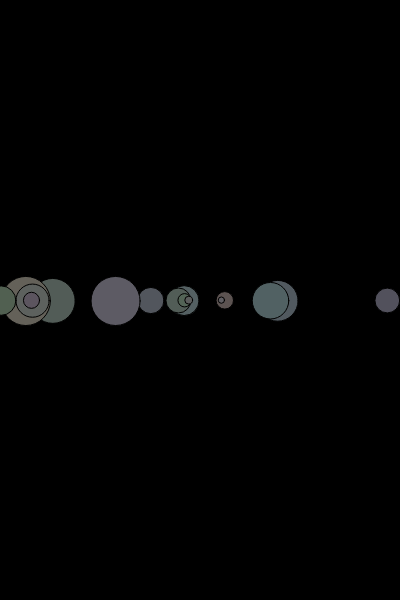
Frame 1 (no input)
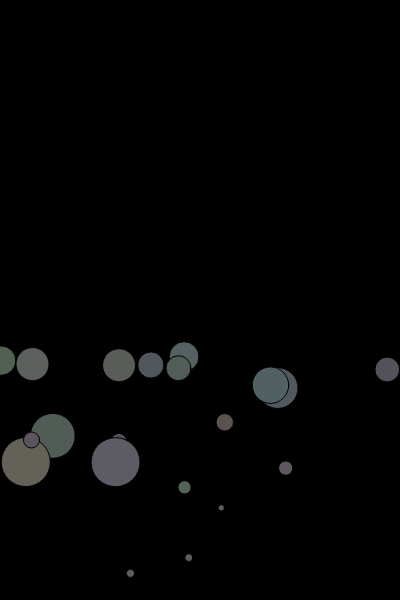
Frame 60 (no input)
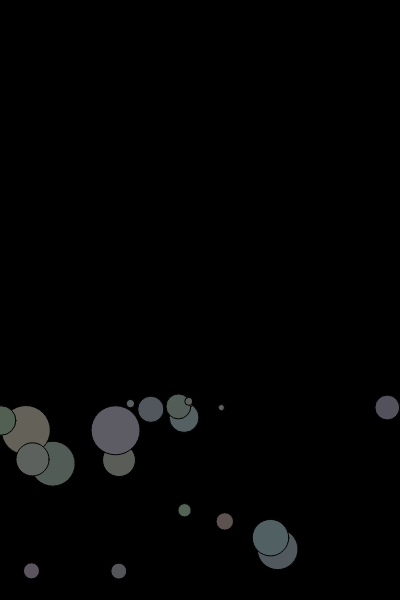
Frame 120 (the mouse pressed at the canvas centre since frame 60)

The p5.js sketch that drew these frames (run headless with seeded random() and noise() and a simulated clock; from frame 60 on, the mouse is pressed at the canvas centre):

// p5.js sketch
// ── sketch.js
/* Daniel Shiffman http://codingtra.in http://patreon.com/codingtrain Code for: https://youtu.be/cXgA1d_E-jY&.
Modificeret til gymnasiebrug af Simon Moe*/


var balls = [];

function setup() {
  createCanvas(400, 600);
    
  for(i=0; i < 20 ; i++){
    balls.push(new Ball(random(width), height/2,random(5, 50)));      
  }
}

function draw() {
    background(0);

    for(i=0; i < balls.length; i++){
        balls[i].update();
        balls[i].show();
    }

}

 function keyPressed() {
  if (key == ' ') {
    for(i=0; i < balls.length; i++){
        balls[i].up();
    }
    }
}


/*
Opgaver 

Vi har nu oprettet et objekt - en bold, som kan hoppe. Men det smukke ved objektorienteret programmering er, at vi relativt let kan oprette flere. Mange flere. 

For at gøre det, skal vi bruge et andet centralt fænomen indenfor programmering: lister - eller på engelsk: arrays.



*/
// ── ball.js
/* Udviklet af Daniel Shiffman - http://patreon.com/codingtrain
Videre modificeret og udviklet til gymnasiebrug af Simon Moe 
*/

function Ball(x, y, size) {
    this.y = y;
    this.x = x;
    this.xspeed = 0;
    this.size = size;
    this.col = [random(80,100), random(80,100), random(80,100)];
    
    this.gravity = this.size * .02;
    this.velocity = 0;
    this.friction = .995;
    this.lift = 15;

  this.show = function() {
    fill(this.col);
    ellipse(this.x, this.y, this.size, this.size);
  }

  this.update = function() {      
      this.velocity += this.gravity;
      this.velocity *= this.friction;
      this.y += this.velocity;
      
      if(this.y > height-this.size/2){
          this.y = height-this.size/2;
          this.velocity = -this.velocity;
      }
  }

  this.up = function() {
      this.velocity -= this.lift;
  }
 
}

/*



*/
